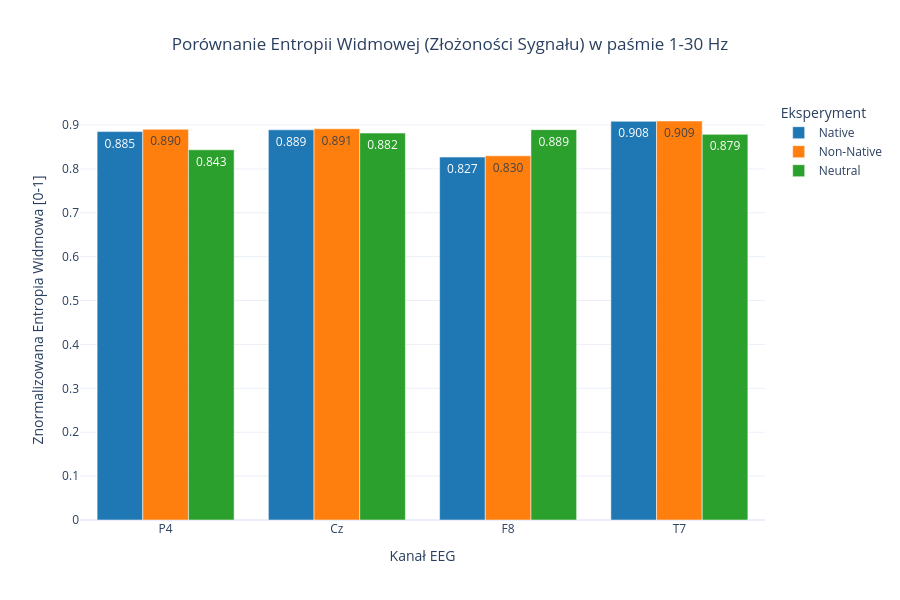
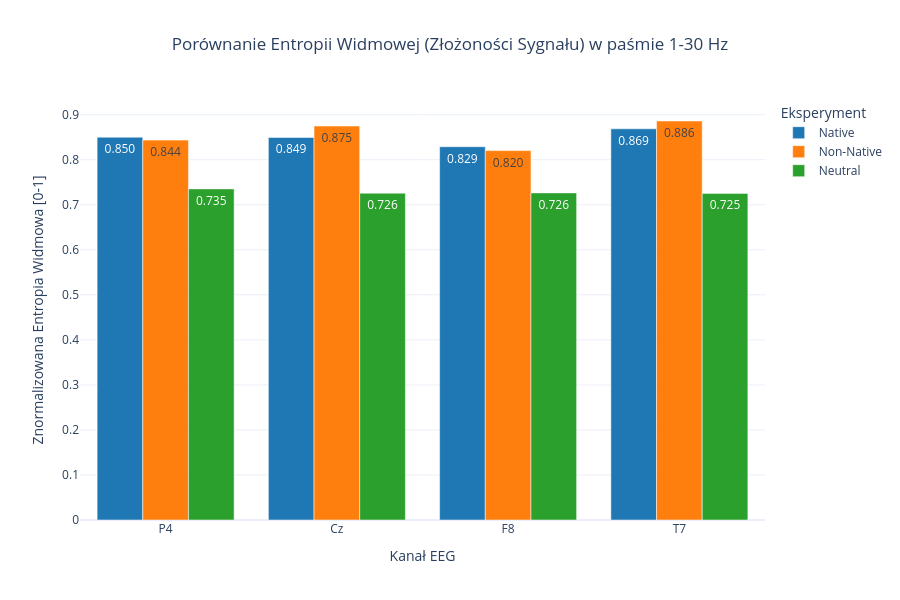
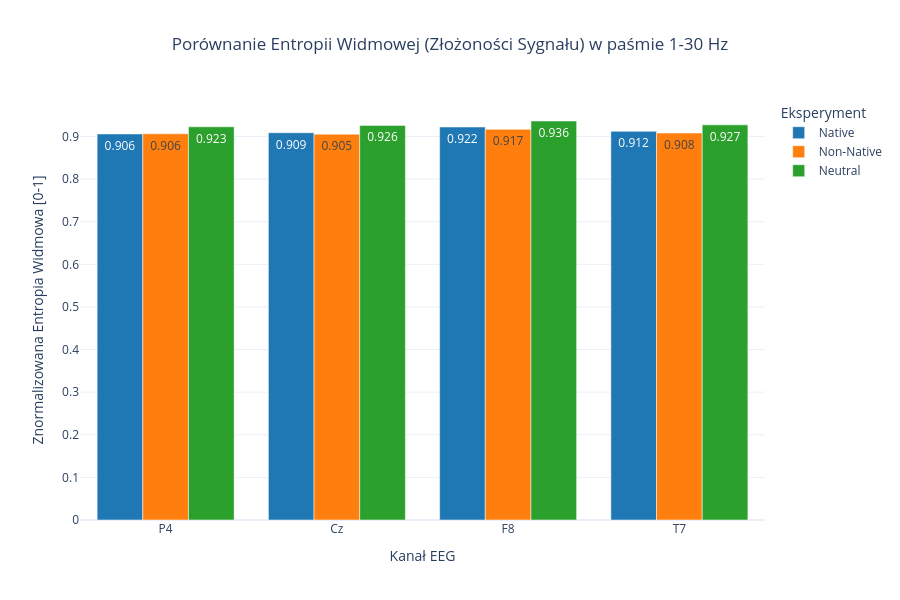
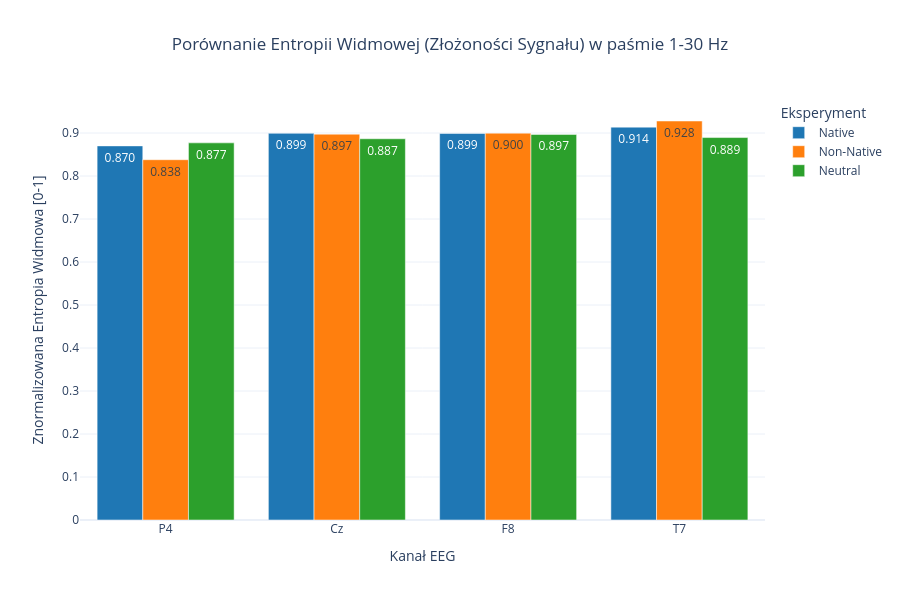

Notebook code cell kept with these figures, in order:
### Markdown cell above
#### wyświetlenie entropii dla każdego pacjenta

### Code cell
mask_start = 1
mask_end = 30

for i in range(1, 20):
    if i < 10:
        i = "0" + str(i)
    signal_native = pd.read_csv(f"data/Filtered_Data/s{i}_ex05.csv")
    signal_non_native = pd.read_csv(f"data/Filtered_Data/s{i}_ex06.csv")
    signal_neutral = pd.read_csv(f"data/Filtered_Data/s{i}_ex07.csv")
    datasets = [signal_native, signal_non_native, signal_neutral]
    channels = ['P4', 'Cz', 'F8', 'T7']
    titles = ['Native', 'Non-Native', 'Neutral']

    entropy_results = {title: [] for title in titles}

    for col_idx, current_data in enumerate(datasets):
        for channel_name in channels:

            freqs, ampls = plot_fft(current_data, channel_name, fs=200)

            se = calculate_spectral_entropy(ampls, freqs, band=(mask_start, mask_end))
            entropy_results[titles[col_idx]].append(se)

    fig = go.Figure()

    colors = ['#1f77b4', '#ff7f0e', '#2ca02c']

    for idx, title in enumerate(titles):
        fig.add_trace(go.Bar(
            x=channels,
            y=entropy_results[title],
            name=title,
            marker_color=colors[idx],
            text=[f"{val:.3f}" for val in entropy_results[title]],
            textposition='auto'
        ))

    fig.update_layout(
        title_text=f"Porównanie Entropii Widmowej (Złożoności Sygnału) w paśmie {mask_start}-{mask_end} Hz",
        title_x=0.5,
        xaxis_title="Kanał EEG",
        yaxis_title="Znormalizowana Entropia Widmowa [0-1]",
        barmode='group', # Słupki obok siebie
        template="plotly_white",
        height=600,
        width=900,
        legend=dict(title="Eksperyment", x=1.02, y=1)
    )

    fig.show()

### Figure 1 — Plotly figure (JSON) as saved in the notebook; plotly's stock layout.template omitted (floating-point values rounded to 4 significant figures)
{"data": [{"marker": {"color": "#1f77b4"}, "name": "Native", "text": ["0.885", "0.889", "0.827", "0.908"], "textposition": "auto", "x": ["P4", "Cz", "F8", "T7"], "y": [0.8849, 0.889, 0.8268, 0.9083], "type": "bar"}, {"marker": {"color": "#ff7f0e"}, "name": "Non-Native", "text": ["0.890", "0.891", "0.830", "0.909"], "textposition": "auto", "x": ["P4", "Cz", "F8", "T7"], "y": [0.8902, 0.8914, 0.8297, 0.909], "type": "bar"}, {"marker": {"color": "#2ca02c"}, "name": "Neutral", "text": ["0.843", "0.882", "0.889", "0.879"], "textposition": "auto", "x": ["P4", "Cz", "F8", "T7"], "y": [0.8435, 0.8815, 0.8894, 0.8786], "type": "bar"}], "layout": {"title": {"text": "Porównanie Entropii Widmowej (Złożoności Sygnału) w paśmie 1-30 Hz", "x": 0.5}, "legend": {"title": {"text": "Eksperyment"}, "x": 1.02, "y": 1}, "xaxis": {"title": {"text": "Kanał EEG"}}, "yaxis": {"title": {"text": "Znormalizowana Entropia Widmowa [0-1]"}}, "barmode": "group", "height": 600, "width": 900}}

### Figure 2 — Plotly figure (JSON) as saved in the notebook; plotly's stock layout.template omitted (floating-point values rounded to 4 significant figures)
{"data": [{"marker": {"color": "#1f77b4"}, "name": "Native", "text": ["0.850", "0.849", "0.829", "0.869"], "textposition": "auto", "x": ["P4", "Cz", "F8", "T7"], "y": [0.8499, 0.8493, 0.8288, 0.8685], "type": "bar"}, {"marker": {"color": "#ff7f0e"}, "name": "Non-Native", "text": ["0.844", "0.875", "0.820", "0.886"], "textposition": "auto", "x": ["P4", "Cz", "F8", "T7"], "y": [0.8435, 0.8748, 0.8202, 0.8859], "type": "bar"}, {"marker": {"color": "#2ca02c"}, "name": "Neutral", "text": ["0.735", "0.726", "0.726", "0.725"], "textposition": "auto", "x": ["P4", "Cz", "F8", "T7"], "y": [0.7352, 0.7256, 0.7263, 0.7252], "type": "bar"}], "layout": {"title": {"text": "Porównanie Entropii Widmowej (Złożoności Sygnału) w paśmie 1-30 Hz", "x": 0.5}, "legend": {"title": {"text": "Eksperyment"}, "x": 1.02, "y": 1}, "xaxis": {"title": {"text": "Kanał EEG"}}, "yaxis": {"title": {"text": "Znormalizowana Entropia Widmowa [0-1]"}}, "barmode": "group", "height": 600, "width": 900}}

### Figure 3 — Plotly figure (JSON) as saved in the notebook; plotly's stock layout.template omitted (floating-point values rounded to 4 significant figures)
{"data": [{"marker": {"color": "#1f77b4"}, "name": "Native", "text": ["0.906", "0.909", "0.922", "0.912"], "textposition": "auto", "x": ["P4", "Cz", "F8", "T7"], "y": [0.9059, 0.9088, 0.9222, 0.9121], "type": "bar"}, {"marker": {"color": "#ff7f0e"}, "name": "Non-Native", "text": ["0.906", "0.905", "0.917", "0.908"], "textposition": "auto", "x": ["P4", "Cz", "F8", "T7"], "y": [0.9064, 0.9054, 0.9168, 0.9081], "type": "bar"}, {"marker": {"color": "#2ca02c"}, "name": "Neutral", "text": ["0.923", "0.926", "0.936", "0.927"], "textposition": "auto", "x": ["P4", "Cz", "F8", "T7"], "y": [0.9227, 0.926, 0.9363, 0.9273], "type": "bar"}], "layout": {"title": {"text": "Porównanie Entropii Widmowej (Złożoności Sygnału) w paśmie 1-30 Hz", "x": 0.5}, "legend": {"title": {"text": "Eksperyment"}, "x": 1.02, "y": 1}, "xaxis": {"title": {"text": "Kanał EEG"}}, "yaxis": {"title": {"text": "Znormalizowana Entropia Widmowa [0-1]"}}, "barmode": "group", "height": 600, "width": 900}}

### Figure 4 — Plotly figure (JSON) as saved in the notebook; plotly's stock layout.template omitted (floating-point values rounded to 4 significant figures)
{"data": [{"marker": {"color": "#1f77b4"}, "name": "Native", "text": ["0.870", "0.899", "0.899", "0.914"], "textposition": "auto", "x": ["P4", "Cz", "F8", "T7"], "y": [0.87, 0.8993, 0.8989, 0.9136], "type": "bar"}, {"marker": {"color": "#ff7f0e"}, "name": "Non-Native", "text": ["0.838", "0.897", "0.900", "0.928"], "textposition": "auto", "x": ["P4", "Cz", "F8", "T7"], "y": [0.8379, 0.8973, 0.8996, 0.9279], "type": "bar"}, {"marker": {"color": "#2ca02c"}, "name": "Neutral", "text": ["0.877", "0.887", "0.897", "0.889"], "textposition": "auto", "x": ["P4", "Cz", "F8", "T7"], "y": [0.8771, 0.8866, 0.8967, 0.8894], "type": "bar"}], "layout": {"title": {"text": "Porównanie Entropii Widmowej (Złożoności Sygnału) w paśmie 1-30 Hz", "x": 0.5}, "legend": {"title": {"text": "Eksperyment"}, "x": 1.02, "y": 1}, "xaxis": {"title": {"text": "Kanał EEG"}}, "yaxis": {"title": {"text": "Znormalizowana Entropia Widmowa [0-1]"}}, "barmode": "group", "height": 600, "width": 900}}
